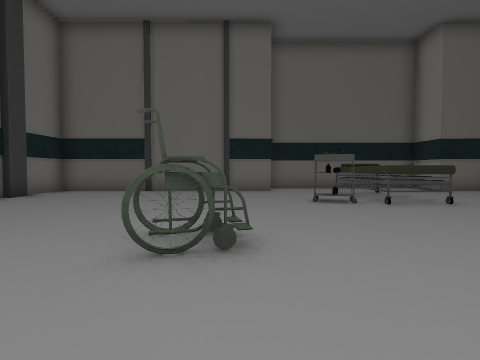
View 1 (above)

24 first-person views from a walk through a Unity game level. The camera is 1.5 m above the floor, tilts 2° down and sees 80° across. The floor is counted in squares, 2 m on a side. Each view is taken from the middle of a square. On the plan, view 1 faces up. The plan holds only what a view shows up to about 10 squares ahead; the rest is blank. The place goes on beyond the plan. Door leaves are left out, so doorways stand open. Some surface patterns are stand-ins.

View 2
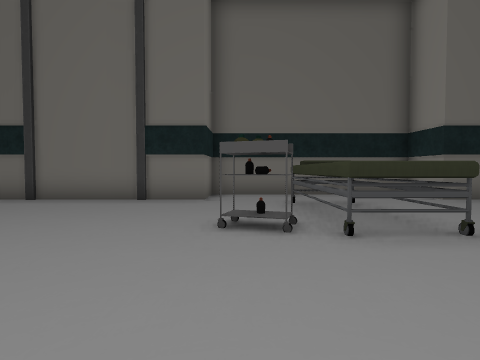

View 3
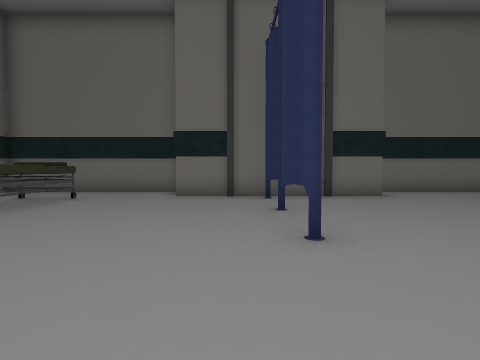

View 4
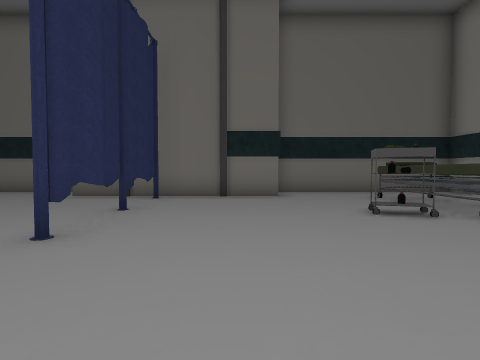

View 5
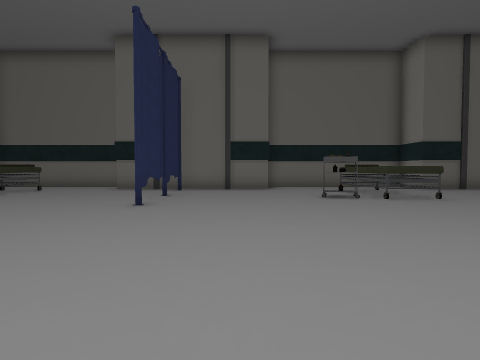

View 6
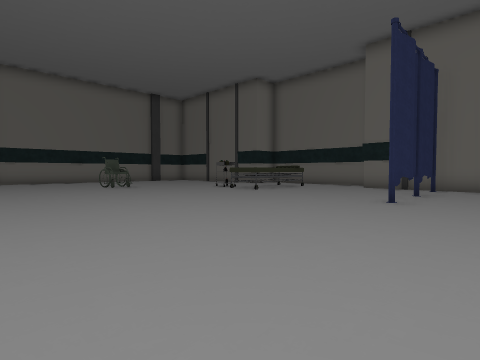

View 7
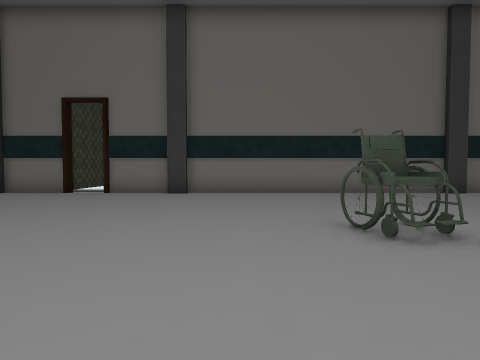

View 8
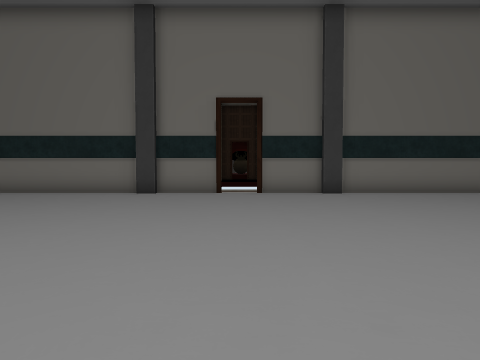

View 9
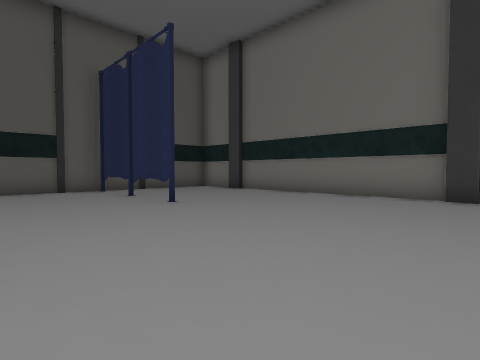

View 10
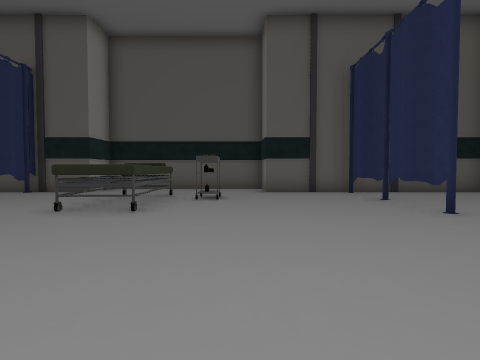

View 11
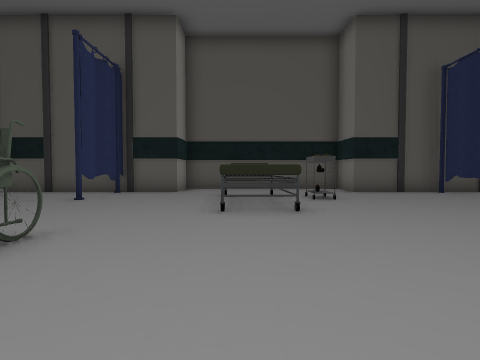

View 12
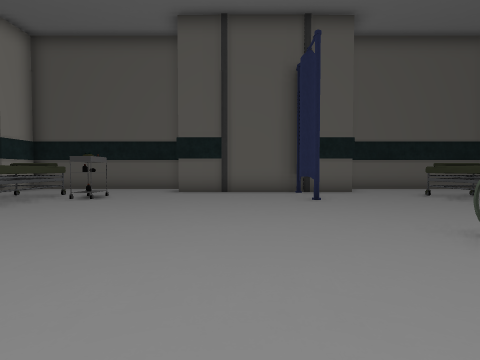

View 13
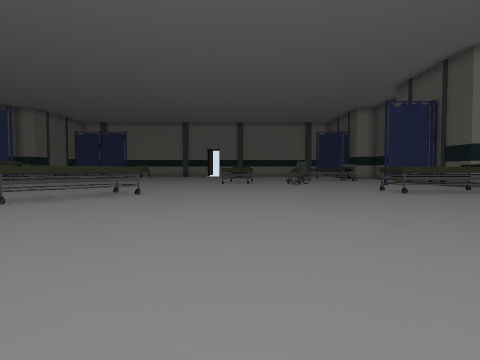

View 14
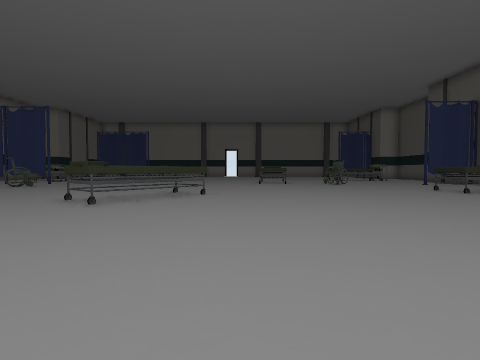

View 15
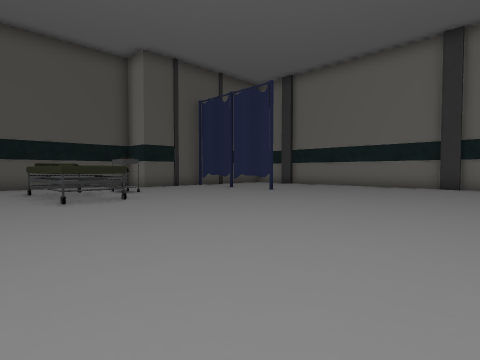

View 16
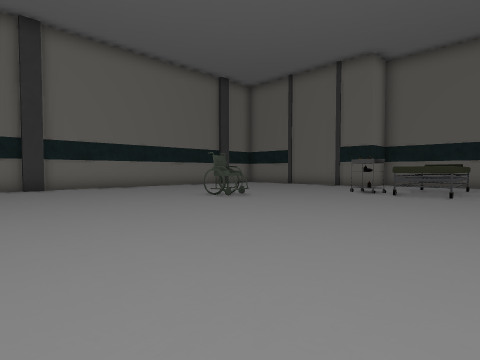

View 17
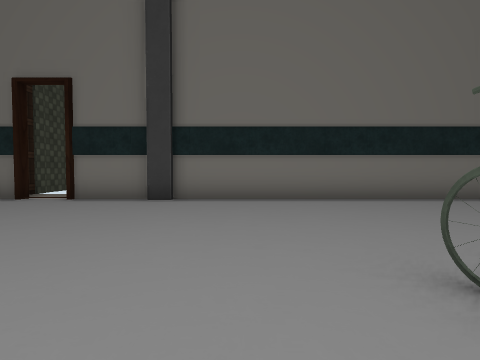

View 18
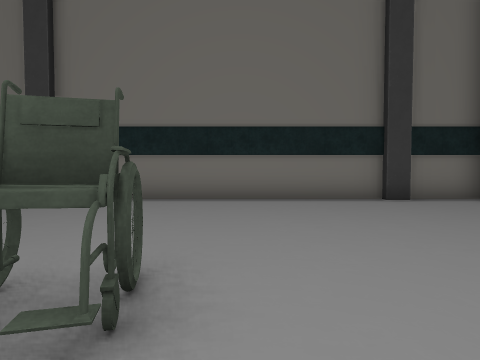

View 19
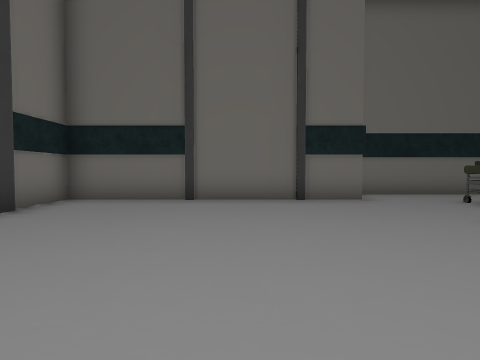

View 20
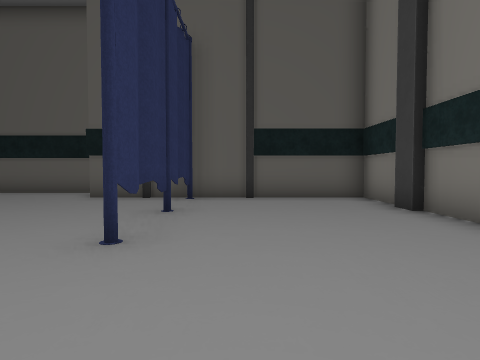

View 21
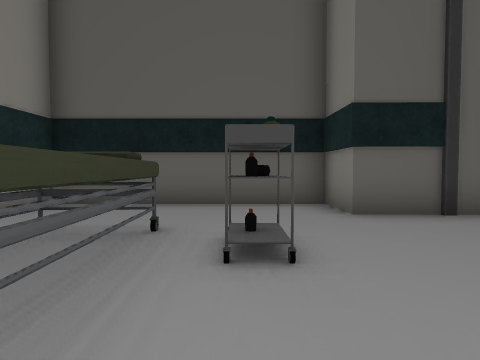

View 22
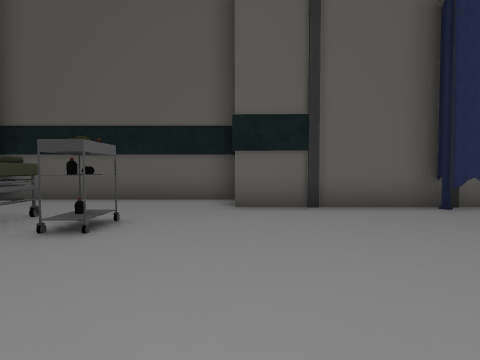

View 23
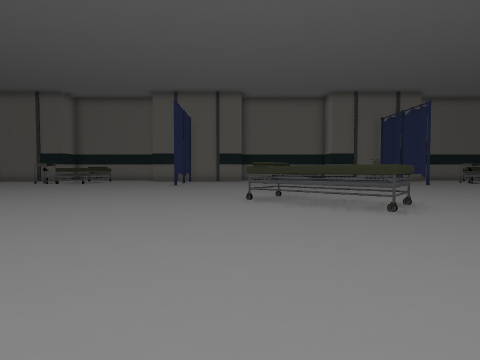

View 24
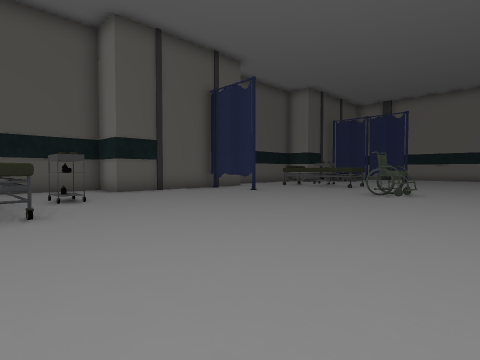

### Floor plan
Points are (right, up) in squares from view 1. A wall is a line through its corners. A room is listed if a view was taken in it or the views show most of it. See-through windows are left out.
Room 1 (views 1, 2, 3, 4, 5, 6, 7, 8, 9, 10, 11, 12, 13, 14, 15, 16, 17, 18, 19, 20, 21, 22, 23, 24)
walls: (9.9, 5.5) (9.8, 5.1) (9.7, 5.6); (9.9, 5.9) (9.8, 5.1); (9.7, 6.8) (9.7, 7.4); (-1.6, -11.9) (-1.7, -12.4); (9.9, 8.1) (9.7, 7); (-1.7, -12.1) (-1.7, -12.6); (9, -14.8) (9, -14.2); (-1.7, -12.5) (-1.7, -11.9); (-6.2, -0.6) (-6.2, -1.4); (-6.4, -4.6) (-6.4, -6.8); (-6.4, -1.2) (-6.4, -3.5); (-6.2, -6.6) (-6.2, -7.4); (-1.6, -13.5) (-1.7, -14.6); (9.1, -15.7) (9.1, -16.5); (-6.4, -7.2) (-6.4, -14.2); (9.1, -16.3) (9.1, -15.7) (9.3, -15.4); (-1.8, -14.6) (-1.7, -13.7) (-1.4, -14.2); (-1.8, -14.8) (-1.8, -13.8); (13.1, 10.2) (7.2, 10.2) (7.1, 11.7) (1.1, 11.7) (1.1, 10.2) (-6.4, 10.2) (-6.4, 8.4); (-1.7, -15.9) (-1.5, -16.4); (-6.4, 7.8) (-6.4, -0.8); (-6.2, -14.1) (-6.2, -14.9); (-6.2, 8.4) (-6.2, 7.6); (13.1, -18.3) (17.5, -18.3); (-6.4, -15.1) (-6.4, -16.8) (1.1, -16.8) (1.1, -18.3) (7.1, -18.3) (7.1, -16.8) (13.1, -16.8) (13.1, -17.3); (17.5, 11.7) (13.2, 11.7)
ways out: open door at (-6, -4)
objects: other object (-1, 3); cart (2, 7); cart (3, -15); other object (3, 6) to (4, 9); other object (4, -15) to (5, -12); other object (8, -10); other object (13, -4) to (16, -1); cart (15, -15); cart (15, 7); other object (16, -15) to (17, -12); other object (16, 7) to (17, 9)

Positions as (right, up) in squares from view 1, and headings:
1: (0, 0), facing up
2: (2, 3), facing up
3: (9, 2), facing up
4: (12, 2), facing up
5: (12, -1), facing up
6: (12, -2), facing up-left
7: (3, 1), facing left
8: (3, -4), facing left
9: (2, -6), facing down-left
10: (2, -7), facing down
11: (5, -7), facing down
12: (11, -7), facing down
13: (7, -7), facing right
14: (7, -5), facing right
15: (7, -5), facing down-left
16: (6, -3), facing up-left
17: (1, 1), facing left
18: (1, 4), facing left
19: (-2, 3), facing up
20: (-3, -9), facing down
21: (3, -12), facing down
22: (13, -11), facing down
23: (13, -9), facing up
24: (17, -7), facing down-left
